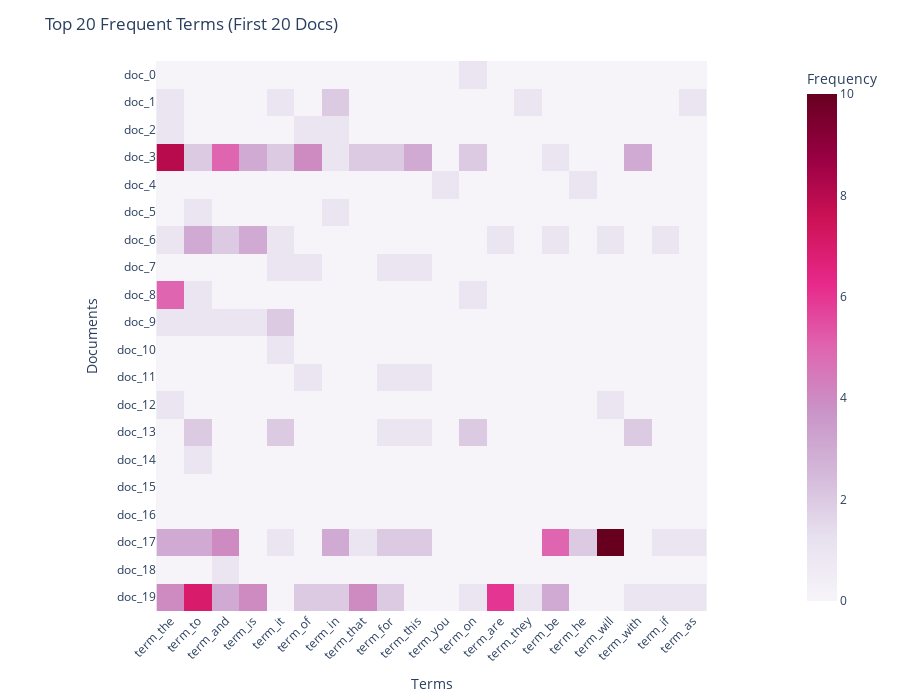

Notebook source saved alongside this figure:
### Markdown cell above
# Exercise 12

### Code cell
# Answer here
import plotly.express as px

term_freq = np.asarray(df_counts.sum(axis=0)).ravel()
top_idx = term_freq.argsort()[::-1][:20]  # select top 20 frequency word

p_x = ["term_" + str(i) for i in count_vect.get_feature_names_out()[top_idx]]
p_y = ["doc_" + str(i) for i in list(df.index)[:20]]
p_z = df_counts[:20, :][:, top_idx].toarray()

df_todraw = pd.DataFrame(p_z, columns=p_x, index=p_y)
fig = px.imshow(
    df_todraw,
    labels=dict(x="Terms", y="Documents", color="Frequency"),
    x=p_x,
    y=p_y,
    color_continuous_scale="PuRd",
)

fig.update_layout(
    title="Top 20 Frequent Terms (First 20 Docs)",
    xaxis_tickangle=-45,
    width=900,
    height=700,
)

fig.show()

### Figure 1 — Plotly figure (JSON) as saved in the notebook; plotly's stock layout.template omitted (floating-point values rounded to 4 significant figures; data arrays with more than 128 entries replaced by an {"elided": "..."} marker saying what was removed)
{"data": [{"coloraxis": "coloraxis", "hovertemplate": "Terms: %{x}<br>Documents: %{y}<br>Frequency: %{z}<extra></extra>", "name": "0", "type": "heatmap", "x": ["term_the", "term_to", "term_and", "term_is", "term_it", "term_of", "term_in", "term_that", "term_for", "term_this", "term_you", "term_on", "term_are", "term_they", "term_be", "term_he", "term_will", "term_with", "term_if", "term_as"], "xaxis": "x", "y": ["doc_0", "doc_1", "doc_2", "doc_3", "doc_4", "doc_5", "doc_6", "doc_7", "doc_8", "doc_9", "doc_10", "doc_11", "doc_12", "doc_13", "doc_14", "doc_15", "doc_16", "doc_17", "doc_18", "doc_19"], "yaxis": "y", "z": {"elided": "20x20 int values"}}], "layout": {"coloraxis": {"colorbar": {"title": {"text": "Frequency"}}, "colorscale": [[0, "rgb(247,244,249)"], [0.125, "rgb(231,225,239)"], [0.25, "rgb(212,185,218)"], [0.375, "rgb(201,148,199)"], [0.5, "rgb(223,101,176)"], [0.625, "rgb(231,41,138)"], [0.75, "rgb(206,18,86)"], [0.875, "rgb(152,0,67)"], [1, "rgb(103,0,31)"]]}, "height": 700, "margin": {"t": 60}, "title": {"text": "Top 20 Frequent Terms (First 20 Docs)"}, "width": 900, "xaxis": {"anchor": "y", "constrain": "domain", "domain": [0, 1], "scaleanchor": "y", "tickangle": -45, "title": {"text": "Terms"}}, "yaxis": {"anchor": "x", "autorange": "reversed", "constrain": "domain", "domain": [0, 1], "title": {"text": "Documents"}}}}
